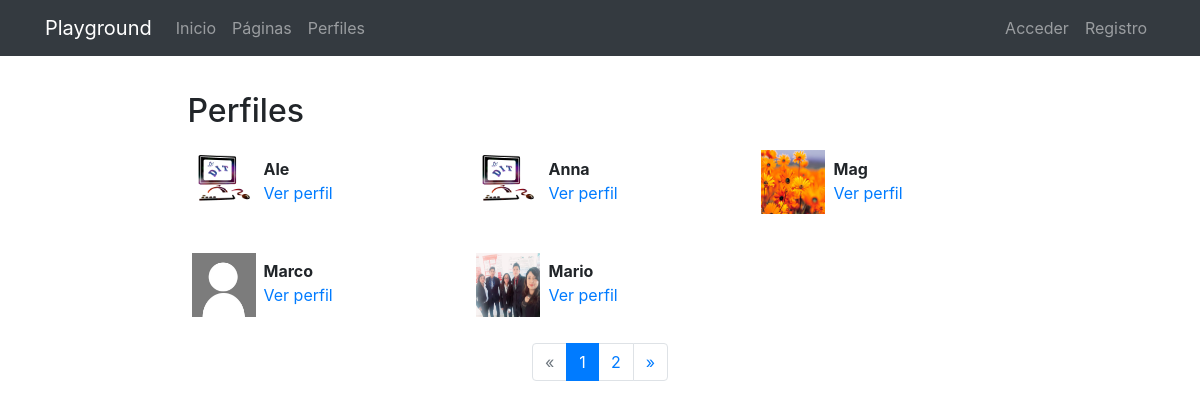
/profiles/, run on the app's committed database.
### registration/models.py (models this page shows)
class Profile(models.Model):
    user = models.OneToOneField(User, on_delete=models.CASCADE)
    avatar = models.ImageField(upload_to=custom_upload_to, null=True, blank=True)
    bio = models.TextField(null=True, blank=True)
    link = models.URLField(max_length=200, null=True, blank=True)
    class Meta:
        ordering = ['user__username']

### profiles/views.py (the view)
# urls.py: path('', ProfileListView.as_view(), name='list'),
class ProfileListView(ListView):
    model = Profile
    template_name = 'profiles/profile_list.html'
    paginate_by = 5

### profiles/templates/profiles/profile_list.html (shortened to what this page needs)
{% extends 'core/base.html' %}
{% load static %}
{% block content %}
<main role="main">
  <div class="container">
    <div class="row mt-3">
      <div class="col-md-9 mx-auto mb-5">
        <h2>Perfiles</h2>
        <div class="row">
          {% for profile in profile_list %}
            <div class="col-md-4 mt-2 mb-3 ">
              <div class="row p-1">
                <div class="col-md-12">
                  {% if profile.avatar %}
                    <img src="{{profile.avatar.url}}" class="img-fluid profile-avatar">
                  {% else %}
                    <img src="{% static 'registration/img/no-avatar.jpg' %}" class="img-fluid profile-avatar">
                  {% endif %}
                  <p class="profile-data">
                    <b>{{profile.user|truncatechars:"16"}}</b><br>
                    <a href="{% url 'profiles:detail' profile.user %}">Ver perfil</a>
                  </p>
                </div>
              </div>
            </div>
          {% endfor %}
          </div>
            {% if is_paginated %}
            <nav aria-label="Page navigation">
              <ul class="pagination justify-content-center">
                {% if page_obj.has_previous %}
                  <li class="page-item ">
                    <a class="page-link" href="?page={{ page_obj.previous_page_number }}">&laquo;</a>
                  </li>
                {% else %}
                  <li class="page-item disabled">
                    <a class="page-link" href="#" tabindex="-1">&laquo;</a>
                  </li>
                {% endif %}
                {% for i in paginator.page_range %}
                  <li class="page-item {% if page_obj.number == i %}active{% endif %}">
                    <a class="page-link" href="?page={{ i }}">{{ i }}</a>
                  </li>
                {% endfor %}
                {% if page_obj.has_next %}
                  <li class="page-item ">
                    <a class="page-link" href="?page={{ page_obj.next_page_number }}">&raquo;</a>
                  </li>
                {% else %}
                  <li class="page-item disabled">
                    <a class="page-link" href="#" tabindex="-1">&raquo;</a>
                  </li>
                {% endif %}
              </ul>
            </nav>
            {% endif %}
      </div>
    </div>
  </div>
</main>
{% endblock %}

### core/static/core/css/main.css (style rules this page uses)
main { padding-top: 20px; }
:root { --jumbotron-padding-y: 3rem; }

### profiles/templates/profiles/profile_list.html (style rules this page uses)
.profile-avatar { float:left;width:4rem;height:4rem }
.profile-data { padding-left:4.5rem;padding-top:.4rem; }

### data on the page
Profile: avatar (picture), user "Ale"
Profile: avatar (picture), user "Anna"
Profile: avatar (picture), user "Mag"
Profile: user "Marco"
Profile: avatar (picture), user "Mario"

### other printed values
{{ i }} "1" "2"
